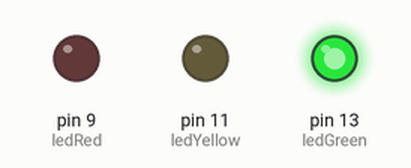
Bench run of a sketch on a simulated Arduino Uno, built with avr-gcc and run on an emulated ATmega328P. On the bench: output pins drawn as LEDs (lit = HIGH).

Above: at 1.5 s.
At 3.5 s:
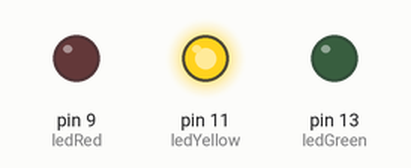
At 5.5 s:
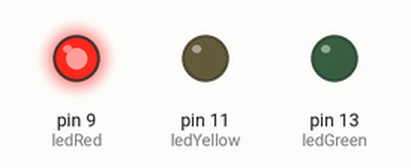
Timing chart, 0 to 9.1 s (numbered marks = the images above):
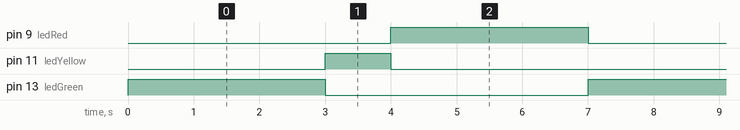

Measured:
- by itself, pin 9 (ledRed), pin 13 (ledGreen): alternates HIGH for 3.0 s and LOW for 4.0 s
- by itself, pin 11 (ledYellow): alternates HIGH for 1.0 s and LOW for 6.0 s
- by itself, everything shown: repeats every 7.0 s, in 3 steps

The sketch:

B1.ino
```cpp
/*
B-1.
Write a program that will light the red, green,
and yellow LED's so that they act like a stop light.
Green on for a medium time - yellow on for a short time
- red on for a medium time - repeat.
    *Optional*include the white LED as the walk' signal.
*/
const int ledRed = 9;
const int ledYellow = 11;
const int ledGreen = 13;


void setup() {
  // put your setup code here, to run once:
    pinMode(ledRed, OUTPUT);
    pinMode(ledGreen, OUTPUT);
    pinMode(ledYellow, OUTPUT);

}

void loop() {
  // put your main code here, to run repeatedly:

  // GREEN LED set to 3 seconds
  digitalWrite(ledGreen, HIGH);
  digitalWrite(ledYellow, LOW);
  digitalWrite(ledRed, LOW);

  delay(3000);

  // YELLOW LED set to 1 second
  digitalWrite(ledGreen, LOW);
  digitalWrite(ledYellow, HIGH);
  digitalWrite(ledRed, LOW);

  delay(1000);

  // RED LED set to 3 seconds
  digitalWrite(ledGreen, LOW);
  digitalWrite(ledYellow, LOW);
  digitalWrite(ledRed, HIGH);

  delay(3000);

  // Should repeat

}
```
